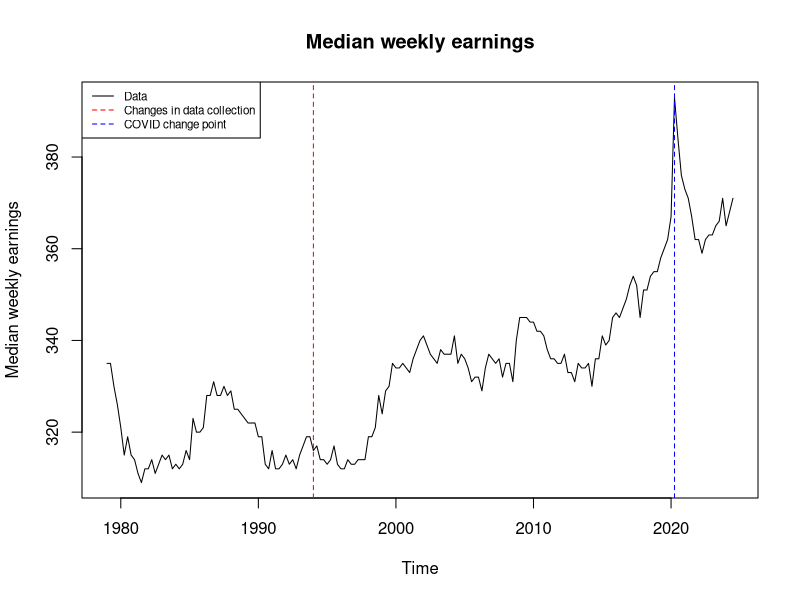
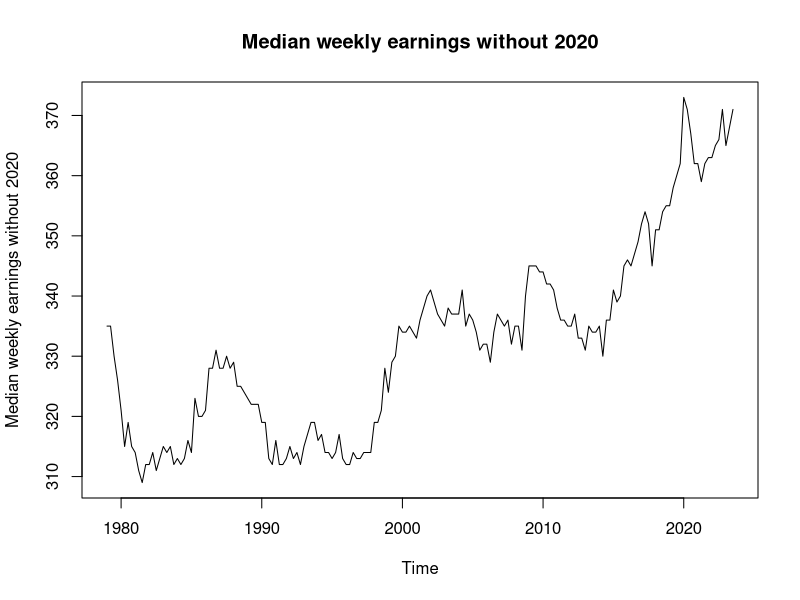
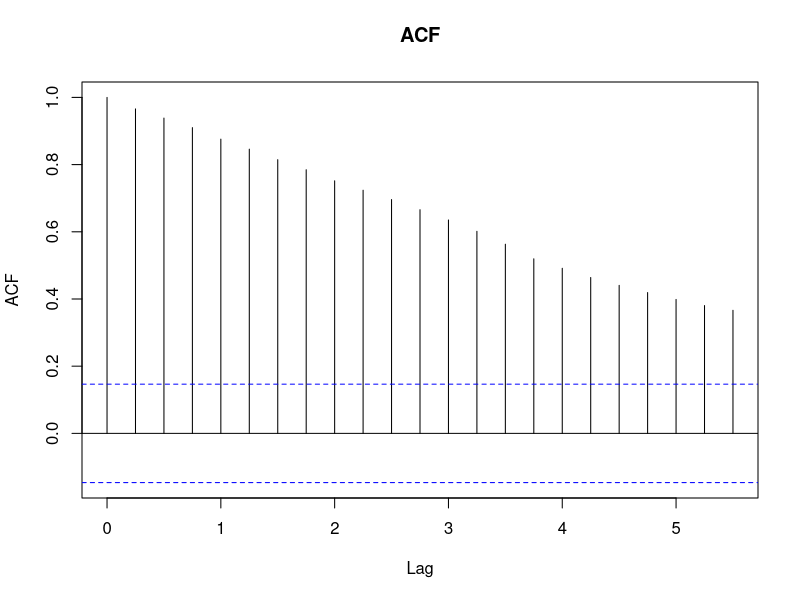
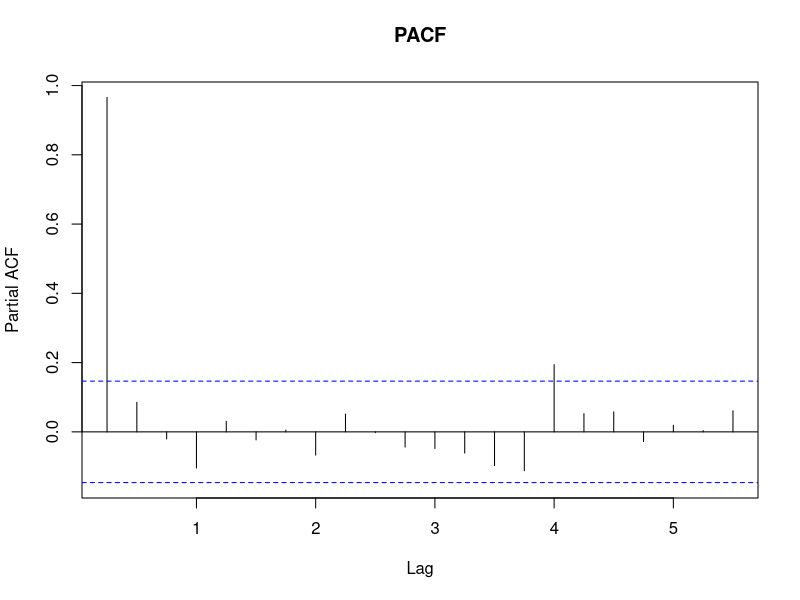
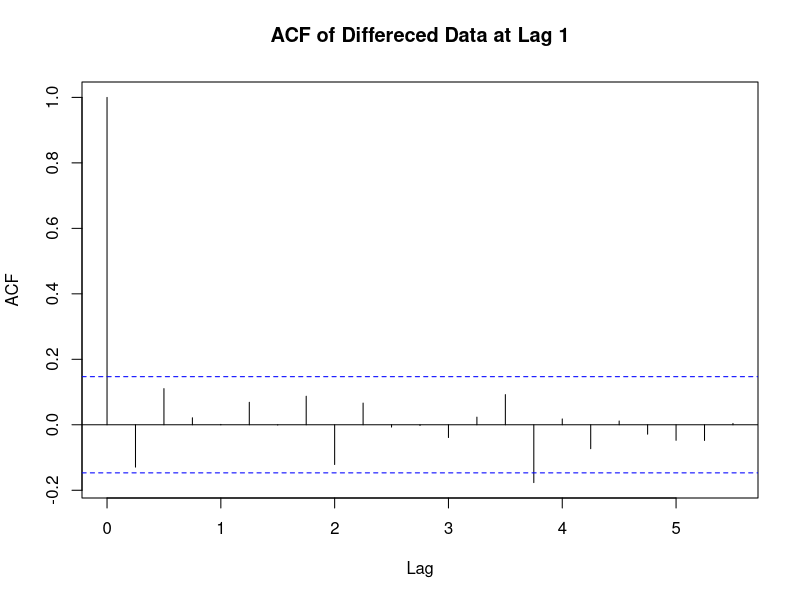
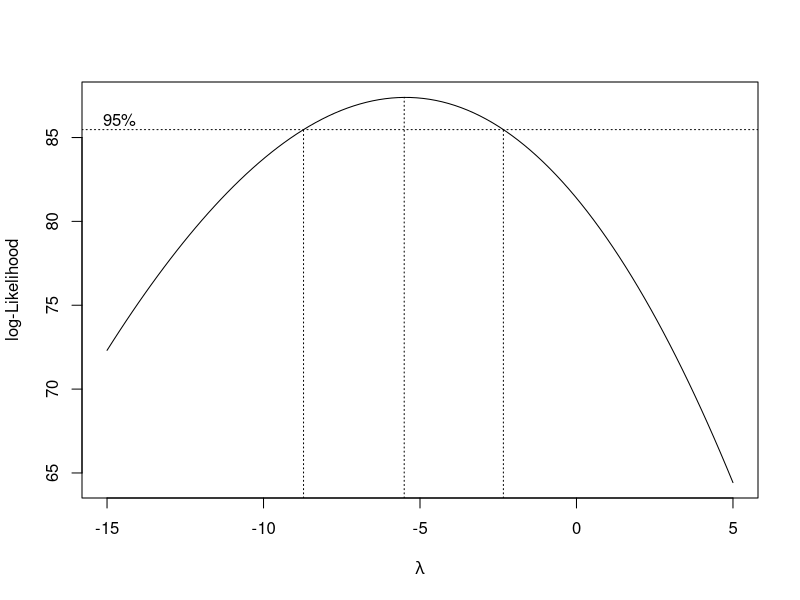
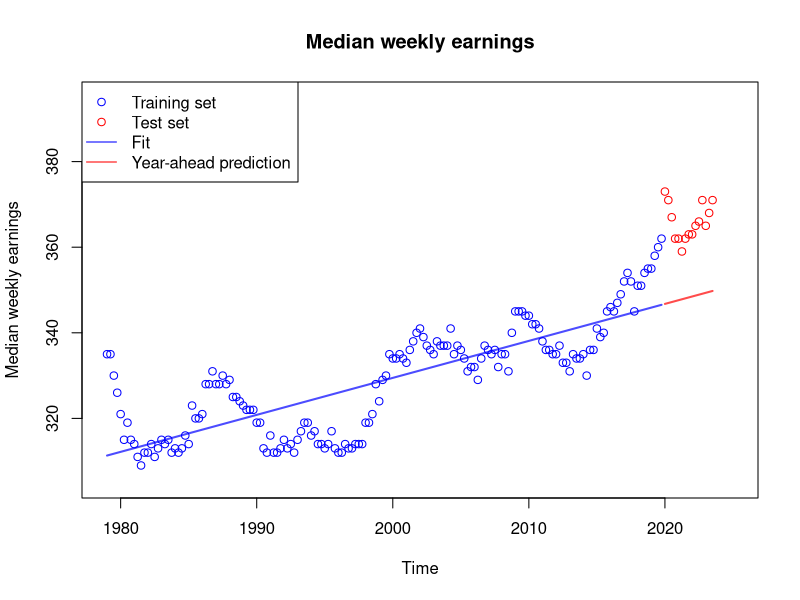
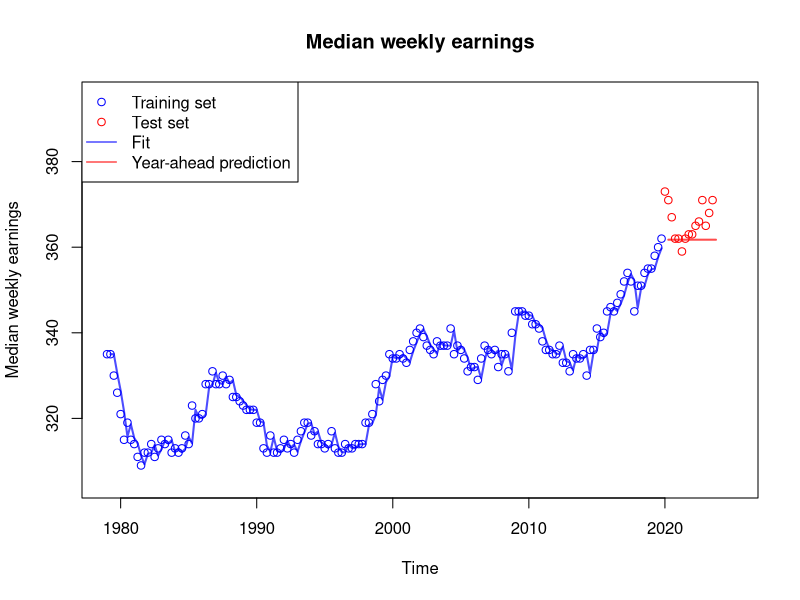

Generate these figures, in order, with R:
## ---- chunk 1
knitr::opts_chunk$set(echo = TRUE)
library(glmnet)
## ---- chunk 2
original_data <- ts(read.csv("dataset.csv")["LES1252881600Q"], start = 1979, frequency = 4)
## ---- chunk 3
plot(original_data, xlab = "Time", ylab = "Median weekly earnings", main = "Median weekly earnings")

abline(v = 1994, col = "red", lty = "dashed")
abline(v = 2020 + 3/12, col = "blue", lty = "dashed")
legend("topleft", legend=c("Data", "Changes in data collection", "COVID change point"), 
       col=c("black", "red", "blue"), lty=c(1, 2, 2), cex=0.7)
## ---- chunk 4
time_index <- time(original_data)
data_without_2020 <- original_data[time_index < 2020 | time_index >= 2021]
# Create a new time series without 2020 and shifted up
no_2020_data <- ts(data_without_2020, start = 1979, frequency = 4)
data = no_2020_data
## ---- chunk 5
plot(data, xlab = "Time", ylab = "Median weekly earnings without 2020", main = "Median weekly earnings without 2020")
## ---- chunk 6
library(stats)
groups <- as.factor(c(rep(c(1:14), each = length(data) / 14), rep(15, 11)))
fligner.test(as.numeric(data), groups) 
## ---- chunk 7
acf(data, main = "ACF")
## ---- chunk 8
pacf(data, main = "PACF")
## ---- chunk 9
acf(diff(data), main = "ACF of Differeced Data at Lag 1")
## ---- chunk 10
library(MASS)
bx_model <- boxcox(as.numeric(data) ~ 1, lambda = seq(-15, 5, length=100))
opt_lambda <- bx_model$x[which.max(bx_model$y)]
transformed = (data)^opt_lambda
## ---- chunk 11
groups <-as.factor(c(rep(c(1:14), each = length(data) / 14), rep(15, 11)))
fligner.test(as.numeric(transformed), groups) 
## ---- chunk 12
train <- window(data, end = 2019+3/4)
test <- window(data, start = 2020)
## ---- chunk 13
set.seed(12)

model_APSEs = c()

poly.Time = poly(as.vector(time(data)), 15)
train_data_df = data.frame(Earnings = as.numeric(train), head(poly.Time, -15))
test_data_df = data.frame(Earnings = as.numeric(test), tail(poly.Time, 15))

X_train = as.matrix(train_data_df[, 2, drop = FALSE])
X_test = as.matrix(test_data_df[, 2, drop = FALSE])
lm_model = lm(train_data_df$Earnings ~ X_train)
fit = predict(lm_model, time(data))

b = lm_model$coefficients["(Intercept)"]
m = lm_model$coefficients["X_train"]

predictions = c()
for (x_val in X_test) {
  pred = m * x_val + b
  predictions = c(predictions, pred)
}

APSE_deg1 = mean((predictions - test_data_df$Earnings)^2)
plot(train, main = "Median weekly earnings",
     ylab = "Median weekly earnings", 
     xlim = c(1979, 2025), 
     ylim = c(305,395),
     col = "blue", type = "p")
legend('topleft', legend=c("Training set", "Test set", "Fit", 
                          "Year-ahead prediction"), 
       col=c("blue", "red", "blue", "red"), 
       lty=c(NA, NA, 1,1), pch = c(1, 1, NA, NA), cex=1)
points(test, col = "red")
lines(ts(start = 2020, predictions, frequency = 4), 
      col = adjustcolor('red', 0.7), lwd = 2)
lines(ts(start = 1979, fit, frequency = 4), 
      col = adjustcolor('blue', 0.7), lwd = 2)
## ---- chunk 14
plot(train, main = "Median weekly earnings",
     ylab = "Median weekly earnings", 
     xlim = c(1979, 2025), 
     ylim = c(305,395),
     col = "blue", type = "p")
points(test, col = "red")
legend('topleft', legend=c("Training set", "Test set", "Fit", 
                          "Year-ahead prediction"), 
       col=c("blue", "red", "blue", "red"), 
       lty=c(NA, NA, 1,1), pch = c(1, 1, NA, NA), cex=1)
model = HoltWinters(train, gamma = FALSE , beta = FALSE) 
es.train = model$fitted
HW.predict = predict(model, n.ahead=15 , prediction.interval = TRUE , level=0.95)
lines(ts(start = 1979 + 1/4, es.train[1:(length(train) - 1)], frequency = 4), 
      col = adjustcolor('blue', 0.7), lwd = 2)
lines(ts(start = 2020 + 1/4, HW.predict[,"fit"], frequency = 4), 
      col = adjustcolor('red', 0.7), lwd = 2)
APSE_exp = mean((test - HW.predict[,"fit"])^2)
## ---- chunk 15
plot(train, main = "Median weekly earnings",
     ylab = "Median weekly earnings", 
     xlim = c(1979, 2025), 
     ylim = c(305,395),
     col = "blue", type = "p")
points(test, col = "red")
legend('topleft', legend=c("Training set", "Test set", "Fit", 
                          "Year-ahead prediction"), 
       col=c("blue", "red", "blue", "red"), 
       lty=c(NA, NA, 1,1), pch = c(1, 1, NA, NA), cex=1)
model = HoltWinters(train, gamma = FALSE) 
es.train = model$fitted
HW.predict = predict(model, n.ahead=15 , prediction.interval = TRUE , level=0.95)
lines(ts(start = 1979 + 2/4, es.train[,"xhat"], frequency = 4), 
      col = adjustcolor('blue', 0.7), lwd = 2)
lines(ts(start = 2020 + 1/4, HW.predict[,"fit"], frequency = 4), 
      col = adjustcolor('red', 0.7), lwd = 2)
APSE_dbl_exp = mean((test - HW.predict[,"fit"])^2)
## ---- chunk 16
set.seed(12)

alpha_values = c(0, 0.5, 1)
Log.Lambda.Seq = c(seq(-15, -0.5, by = 0.1), seq(0, 10, by = 0.1))
Lambda.Seq = exp(Log.Lambda.Seq)

APSE_df = data.frame(alpha = numeric(), degree = integer(), APSE = numeric())

lamb_ridge = 10000
lamb_elas = 10000
lamb_lasso = 10000

for (a in alpha_values) {
  min_apse = 10000
  for (deg in 2:15) {
    X_train = as.matrix(train_data_df[2:(deg + 1)])
    Y_train = train_data_df$Earnings
    CV = cv.glmnet(x = X_train, y = Y_train, alpha = a, lambda = Lambda.Seq, nfolds = 10)
    lambda_1se = CV$lambda.1se
    model = glmnet(x = X_train, y = Y_train, alpha = a, lambda = lambda_1se)
    predictions = predict(model, newx = as.matrix(test_data_df[, 2:(deg + 1)]))
    APSE = mean((predictions - test_data_df$Earnings)^2)
    if (APSE < min_apse) {
      min_apse = APSE
      if (a == 0){
        lamb_ridge = lambda_1se
      } else if (a == 0.5){
        lamb_elas = lambda_1se
      } else {
        lamb_lasso = lambda_1se
      }
    }
    APSE_df = rbind(APSE_df, data.frame(alpha = a, degree = deg, APSE = APSE))
  }
}

par(mfrow = c(1, 3), mar = c(10, 2, 10, 2))
plot(APSE_df$degree[APSE_df$alpha == alpha_values[1]], APSE_df$APSE[APSE_df$alpha == alpha_values[1]], 
  type = "o", col = "blue", pch = 16, xlab = "Polynomial Degree", ylab = "APSE",
  main = "APSE vs Polynomial Degree\n for Alpha = 0")

plot(APSE_df$degree[APSE_df$alpha == alpha_values[2]], APSE_df$APSE[APSE_df$alpha == alpha_values[2]], 
  type = "o", col = "blue", pch = 16, xlab = "Polynomial Degree", ylab = "APSE",
  main = "APSE vs Polynomial Degree\n for Alpha = 0.5")

plot(APSE_df$degree[APSE_df$alpha == alpha_values[3]], APSE_df$APSE[APSE_df$alpha == alpha_values[3]], 
  type = "o", col = "blue", pch = 16, xlab = "Polynomial Degree", ylab = "APSE",
  main = "APSE vs Polynomial Degree\n for Alpha = 1")
## ---- chunk 17
set.seed(12)
observed = test_data_df$Earnings
X_train = as.matrix(train_data_df[, 2:6])
Y_train = train_data_df$Earnings
X_test = as.matrix(test_data_df[, 2:6])


lambda_1se1 = lamb_ridge
best_model_1 = glmnet(x = X_train, y = Y_train, alpha = 0, lambda = lambda_1se1)
fitted_values1 = predict(best_model_1, newx = X_test)

lambda_1se2 = lamb_elas
best_model_2 = glmnet(x = X_train, y = Y_train, alpha = 0.5, lambda = lambda_1se2)
fitted_values2 = predict(best_model_2, newx = X_test)

lambda_1se3 = lamb_lasso
best_model_3 = glmnet(x = X_train, y = Y_train, alpha = 1, lambda = lambda_1se3)
fitted_values3 = predict(best_model_3, newx = X_test)


APSE1 = mean((observed - fitted_values1)^2)
APSE2 = mean((observed - fitted_values2)^2)
APSE3 = mean((observed - fitted_values3)^2)

table = data.frame(
  Alpha = alpha_values,
  APSE = c(APSE1,APSE2,APSE3)
)
## ---- chunk 18
# nicely displaying the APSE values
library(knitr)
library(kableExtra)

table %>%
  kable(
    format = "latex",
    booktabs = TRUE,
    caption = "Alpha Values and APSE Results",
    digits = 4,
    col.names = c("Alpha", "APSE"),
    align = c("c", "c")
  ) %>%
  kable_styling(
    latex_options = c("hold_position"),
    position = "center",
    full_width = FALSE
  )
## ---- chunk 19
model_APSEs = c(APSE_deg1, APSE_exp, APSE_dbl_exp, APSE3)
model_types = c("Simple Linear Regression", "Exponential", "Double Exponential", "Elastic Net w/ alpha = 1")

APSE_table = data.frame(
  Model = model_types,
  APSE = model_APSEs
)

APSE_table %>%
  kable(
    format = "latex",
    booktabs = TRUE,
    caption = "Intermediate APSE Results",
    digits = 4,
    col.names = c("Model", "APSE"),
    align = c("c", "c")
  ) %>%
  kable_styling(
    latex_options = c("hold_position"),
    position = "center",
    full_width = FALSE
  )
## ---- chunk 20
# Exponential Smoothing (Single)
model_es <- HoltWinters(train, gamma = FALSE, beta = FALSE)

# Fitted values for Exponential Smoothing
es.train <- model_es$fitted[, "xhat"] 

#  residuals for Exponential Smoothing
residuals_exp <- train - es.train
par(mfrow= c(1, 2), mar = c(5, 2, 5, 2))
plot(
  residuals_exp,
  type = "l",
  main = "Residuals from \nExponential Smoothing",
  ylab = "Residuals",
  xlab = "Time"
)
abline(h = 0, col = "red", lty = 2)

acf(
  residuals_exp,
  main = "ACF of Residuals from \nExponential Smoothing",
  xlab = "Lag",
  ylab = "Autocorrelation"
)

# Caculating APSE 
es.forecast <- predict(model_es, n.ahead = length(test))  # Forecast for the test set
apse_es <- mean((test - es.forecast)^2)  # APSE for Single Exponential Smoothing
## ---- chunk 21
# Double Exponential Smoothing
model_des <- HoltWinters(train, gamma = FALSE) # Includes trend (beta)

des.train <- model_des$fitted[, "xhat"] 
# Calculate residuals for Double Exponential Smoothing
residuals_de <- train - des.train
par(mfrow= c(1, 2), mar = c(5, 2, 5, 2))
plot(
  residuals_de,
  type = "l",
  main = "Residuals from \nDouble Exponential Smoothing",
  ylab = "Residuals",
  xlab = "Time"
)
abline(h = 0, col = "red", lty = 2)

acf(
  residuals_de,
  main = "ACF of Residuals from \nDouble Exponential Smoothing",
  xlab = "Lag",
  ylab = "Autocorrelation"
)
## ---- chunk 22

train_fitted_values <- predict(best_model_3, newx = X_train)
train_residuals <- Y_train - train_fitted_values

#par(mfrow= c(1, 3), mar = c(5, 5, 4, 2))
# Plot residuals over time 
plot(
  train_residuals,
  type = "p",
  main = "Residuals Over Time",
  xlab = "Index",
  ylab = "Residuals",
  pch = 16,
  col = "blue"
)
abline(h = 0, col = "red", lty = 2)

## ---- chunk 23
par(mfrow= c(1, 2), mar = c(5, 2, 5, 2))

# ACF plot of residuals
acf(
  train_residuals,
  main = "ACF of Residuals",
  xlab = "Lag",
  ylab = "Autocorrelation"
) 
# PACF plot of residuals
pacf(
  train_residuals,
  main = "PACF of Residuals",
  xlab = "Lag",
  ylab = "Autocorrelation"
)
## ---- chunk 24
# Fitting these models
residuals_vec <- as.vector(train_residuals) 
residuals_ts <- ts(residuals_vec)

arima_101 <- arima(residuals_vec, order = c(1, 0, 1))
arima_100 <- arima(residuals_vec, order = c(1, 0, 0))
arima_001 <- arima(residuals_vec, order = c(0, 0, 1))
arima_002 <- arima(residuals_vec, order = c(0, 0, 2))
arima_102 <- arima(residuals_vec, order = c(1, 0, 2))
arima_103 <- arima(residuals_vec, order = c(1, 0, 3))
arima_109 <- arima(residuals_vec, order = c(1, 0, 9))

aic_values <- data.frame(
  Model = c("ARIMA(1,0,1)", "ARIMA(1,0,0)", "ARIMA(0,0,1)", 
            "ARIMA(0,0,2)", "ARIMA(1,0,2)", "ARIMA(1,0,3)", "ARIMA(1,0,9)"),
  AIC = c(AIC(arima_101), AIC(arima_100), AIC(arima_001), 
          AIC(arima_002), AIC(arima_102), AIC(arima_103), AIC(arima_109))
)

aic_values %>%
  kable(
    format = "latex",
    booktabs = TRUE,
    caption = "AIC of Different ARIMA Models",
    digits = 4,
    col.names = c("Model", "AIC"),
    align = c("c", "c")
  ) %>%
  kable_styling(
    latex_options = c("hold_position"),
    position = "center",
    full_width = FALSE
  )

## ---- chunk 25
best_bj_model <- arima_102  # ARIMA(1,0,2)

best_bj_model_residuals <- residuals(best_bj_model)
par(mfrow= c(1, 2), mar = c(5, 2, 5, 2))

ts.plot(best_bj_model_residuals, main = "Residuals for\nARIMA(1,0,2) Model", ylab = "Residuals")
abline(h = 0, col = "red", lty = 2)

acf(best_bj_model_residuals, main = "ACF of Residuals for\nARIMA(1,0,2) Model")
## ---- chunk 26
lasso_predictions <- predict(best_model_3, newx = X_test)  

arima_forecast <- predict(best_bj_model, n.ahead = nrow(X_test))  # ARIMA(1,0,2) forecasts
arima_pred =  arima_forecast$pred

final_forecast <- lasso_predictions + arima_pred  # Combine lasso and ARIMA
observed_test <- test_data_df$Earnings  # Actual test set values

final_forecast_vec = as.vector(final_forecast)
observed_test_vec = as.vector(observed_test)

apse_forecast <- mean((observed_test_vec - final_forecast_vec)^2)  
## ---- chunk 27
model_APSEs = c(APSE_deg1, APSE_exp, APSE_dbl_exp, apse_forecast)
model_types = c("Simple Linear Regression", "Exponential", "Double Exponential", "Elastic Net w/ alpha = 1 and ARIMA")

APSE_table = data.frame(
  Model = model_types,
  APSE = model_APSEs
)

APSE_table %>%
  kable(
    format = "latex",
    booktabs = TRUE,
    caption = "Final APSE Results",
    digits = 4,
    col.names = c("Model", "APSE"),
    align = c("c", "c")
  ) %>%
  kable_styling(
    latex_options = c("hold_position"),
    position = "center",
    full_width = FALSE
  )
## ---- chunk 28
plot(data, main = "Median weekly earnings",
     ylab = "Median weekly earnings", 
     xlim = c(1979, 2027), 
     ylim = c(305,410),
     col = "blue", type = "p")
legend('topleft', legend=c("Training set", "Fit", 
                          "Year-ahead prediction",
                          "95% Prediction Interval"), 
       col=c("blue", "orange", "red", "red"), 
       lty=c(NA, NA, 1, 2), pch = c(1, 1, NA, NA), cex=1)
model = HoltWinters(data, beta = TRUE, gamma = FALSE) 
es.train = model$fitted
HW.predict = predict(model, n.ahead=4 , prediction.interval = TRUE , level=0.95)
lines(ts(start = 1979 + 2/4, es.train[,"xhat"], frequency = 4), 
      col = adjustcolor('orange', 0.7), lwd = 2)
lines(ts(start = 2025 + 1/4, HW.predict[,"fit"], frequency = 4), 
      col = adjustcolor('red', 0.7), lwd = 2)

lines(ts(start = 2025 + 1/4, HW.predict[,"upr"], frequency = 4), 
      col = adjustcolor('red', 0.7), lwd = 1, lty = 2)
lines(ts(start = 2025 + 1/4, HW.predict[,"lwr"], frequency = 4), 
      col = adjustcolor('red', 0.7), lwd = 1, lty = 2)

predict_table = data.frame(
  Time = c("2024 Q4","2025 Q1","2025 Q2","2025 Q3"),
  Prediction = HW.predict[,"fit"]
)

predict_table %>%
  kable(
    format = "latex",
    booktabs = TRUE,
    caption = "Prediction for Next Year",
    digits = 4,
    col.names = c("Time", "Prediction Values"),
    align = c("c", "c")
  ) %>%
  kable_styling(
    latex_options = c("hold_position"),
    position = "center",
    full_width = FALSE
  )
